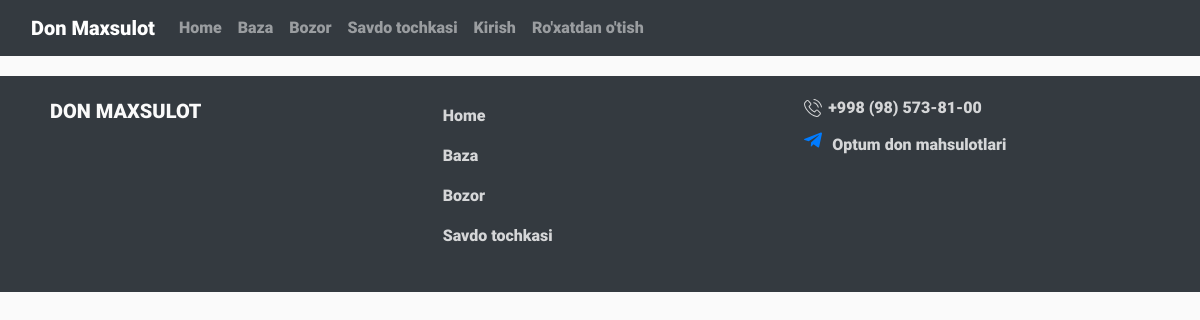
The app's page /, older data.
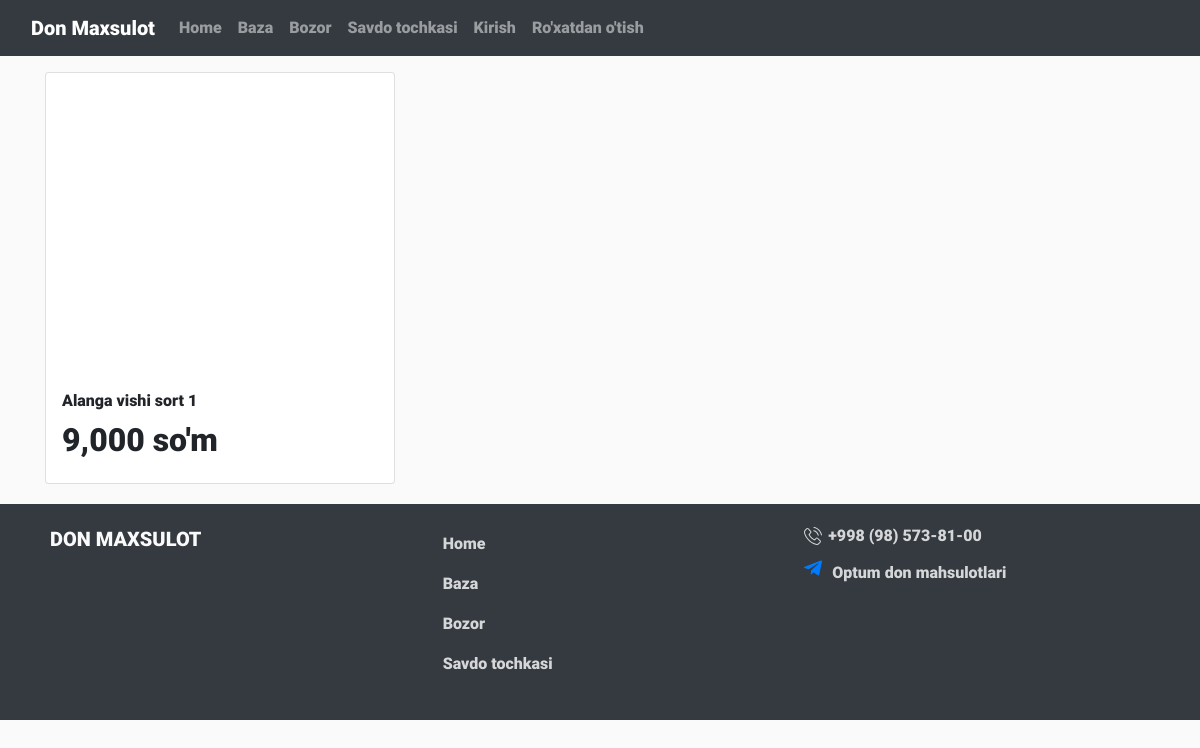
The same page, newer data.
### home/models.py (models this page shows)
class Home(models.Model):
    img = models.ImageField(null=True, blank=True, upload_to='images/')
    title = models.CharField(max_length=100)
    des = models.TextField(blank=True)
    price = models.IntegerField(default=0)
    showToAgent = models.IntegerField(default=0)

### home/views.py (the view)
# urls.py: 2. Add a URL to urlpatterns:  path('', views.home, name='home')
def home(request):
    getAgents = Agents.objects.all()
    for i in getAgents:
        agentsList.append(i.name)
    getHome = Home.objects.all()
    if (request.method == 'GET'):
        sentObjToTemplate = {'home': getHome, 'homeForm': HomeForm}
        return checkIsAdmin(request, 'html/index.html', sentObjToTemplate, sentObjToTemplate)
    elif (request.method == 'POST'):
        createBlogToHome = HomeForm(request.POST, request.FILES)
        if createBlogToHome.is_valid():
            createBlogToHome.save()
        return redirect('home')
    else:
        sentObjToTemplate = {'home': getHome, 'homeForm': HomeForm}
        return checkIsAdmin(request, 'html/index.html', sentObjToTemplate, sentObjToTemplate)

### home/views.py (called while the page is built)
def checkIsAdmin(request, html, sendObjToAdmin, sendObjToAnonimUser):
    getAdmins = Admins.objects.all()
    global admins
    admins = []
    for i in getAdmins:
        admins.append(i.name)
    if request.user.username in admins:
        sendObjToAdmin['isAdmin'] = True
        return render(request, html, sendObjToAdmin)
    else:
        if request.user.username in agentsList:
            sendObjToAnonimUser['isAgent'] = True
            return render(request, html, sendObjToAnonimUser)
        sendObjToAnonimUser['isAdmin'] = False
        return render(request, html, sendObjToAnonimUser)

### home/templates/html/index.html (shortened to what this page needs)
{% extends 'html/base.html' %}
{% load static %}
{% load indexObj %}
{% block content %}
<div class="homePage">
    <div class="container">
        <div class="row">
            {% for item in home %}
            <div class="col-md-4 col-sm-6 mt-3">
                <div class="card">
                    {% if item.img %}
                    <div class="img"
                        style="background: url('{{item.img.url}}');background-repeat: no-repeat;background-size: cover;background-position: center center;">
                    </div>
                    {% endif %}
                    <div class="p-3">
                        <div class="mb-2">{{item.title}}</div>
                        <h2 class="text-bold">
                            <span class="price numMusk">
                                {% if isAgent %}
                                {{item.showToAgent}}
                                {% else %}
                                {{item.price}}
                                {% endif %}
                            </span> so'm
                        </h2>
                    </div>
                </div>
            </div>
            {% endfor %}
        </div>
    </div>
</div>
{% endblock %}

Row changes from the older to the newer data that the page shows:
added Home: title "Alanga vishi sort 1", price "9,000"
